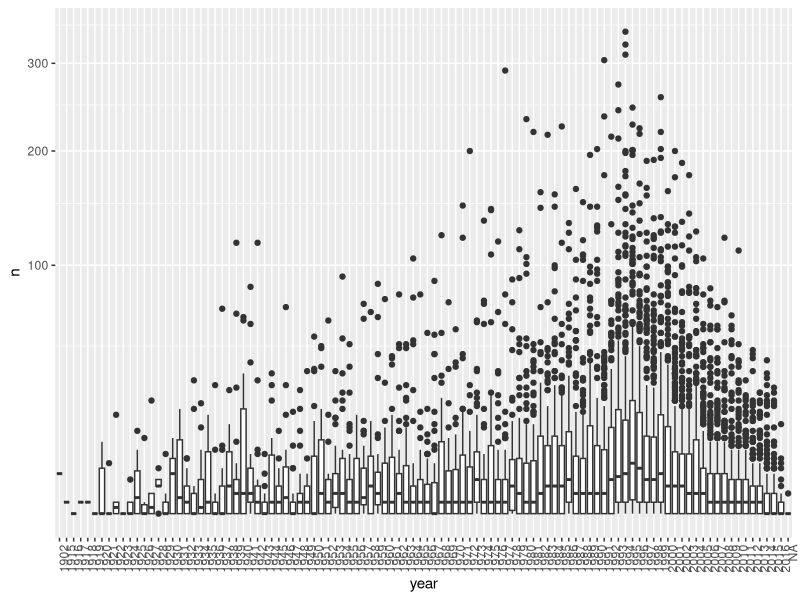
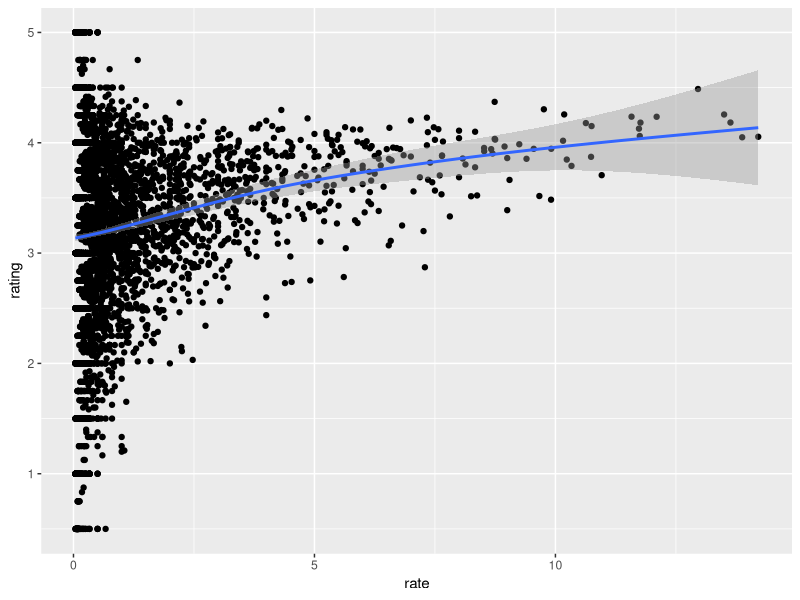
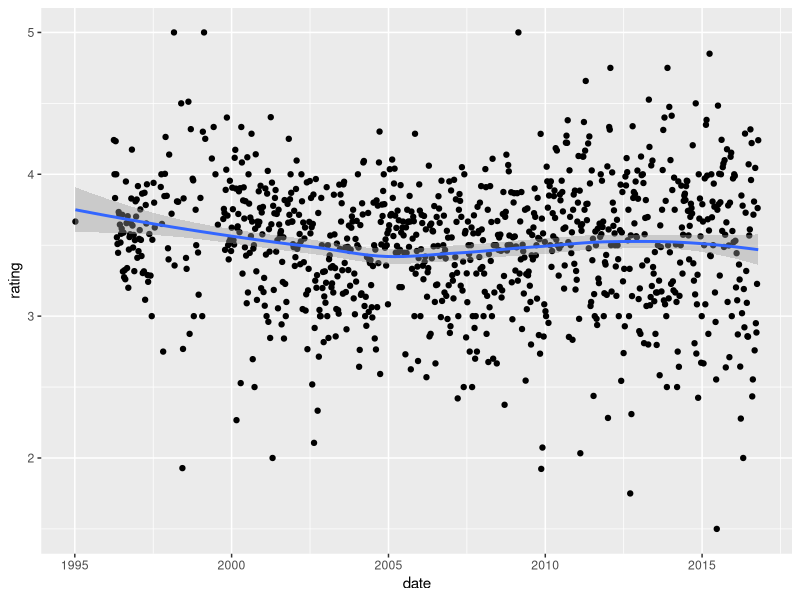
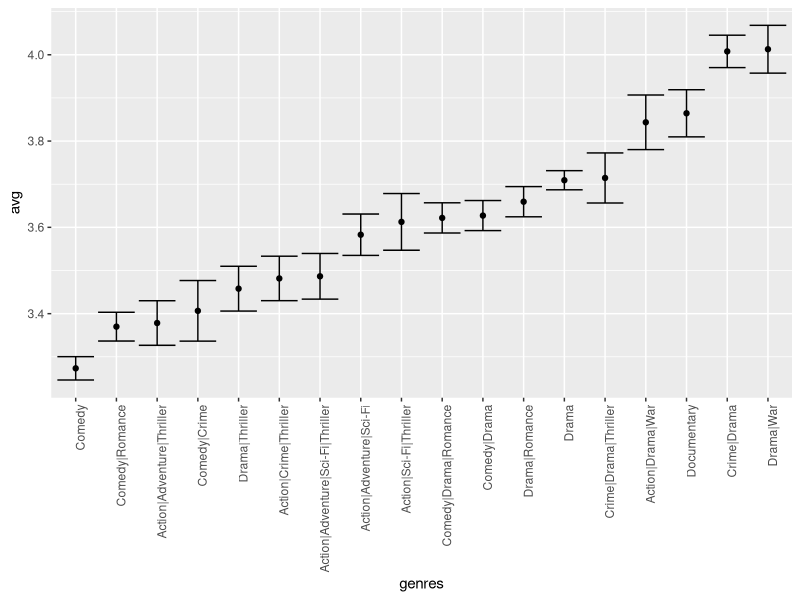

The R script that drew these images, in order:
library(tidyverse)
library(lubridate)
library(dslabs)
data("movielens")
head(movielens)

movielens %>% group_by(movieId) %>%
  summarize(n = n(), year = as.character(first(year))) %>%
  qplot(year, n, data = ., geom = "boxplot") +
  coord_trans(y = "sqrt") +
  theme(axis.text.x = element_text(angle = 90, hjust = 1))


head(movielens)
movielens %>% group_by(movieId) %>% filter(year>=1993) %>% summarize(average_rating=mean(rating),n = n(), title=title[1],years=2018 - first(year)) %>%
  mutate(n_year = n / years)%>%top_n(25,n)

movielens %>% 
  filter(year >= 1993) %>%
  group_by(movieId) %>%
  summarize(n = n(), years = 2018 - first(year),
            title = title[1],
            rating = mean(rating)) %>%
  mutate(rate = n/years) %>%
  ggplot(aes(rate, rating)) +
  geom_point() +
  geom_smooth()

movielens <- mutate(movielens, date = as_datetime(timestamp))

movielens %>% mutate(date = round_date(date, unit = "week")) %>%
  group_by(date) %>%
  summarize(rating = mean(rating)) %>%
  ggplot(aes(date, rating)) +
  geom_point() +
  geom_smooth()

movielens %>% group_by(genres) %>%
  summarize(n = n(), avg = mean(rating), se = sd(rating)/sqrt(n())) %>%
  filter(n >= 1000) %>% 
  mutate(genres = reorder(genres, avg)) %>%
  ggplot(aes(x = genres, y = avg, ymin = avg - 2*se, ymax = avg + 2*se)) + 
  geom_point() +
  geom_errorbar() + 
  theme(axis.text.x = element_text(angle = 90, hjust = 1))
